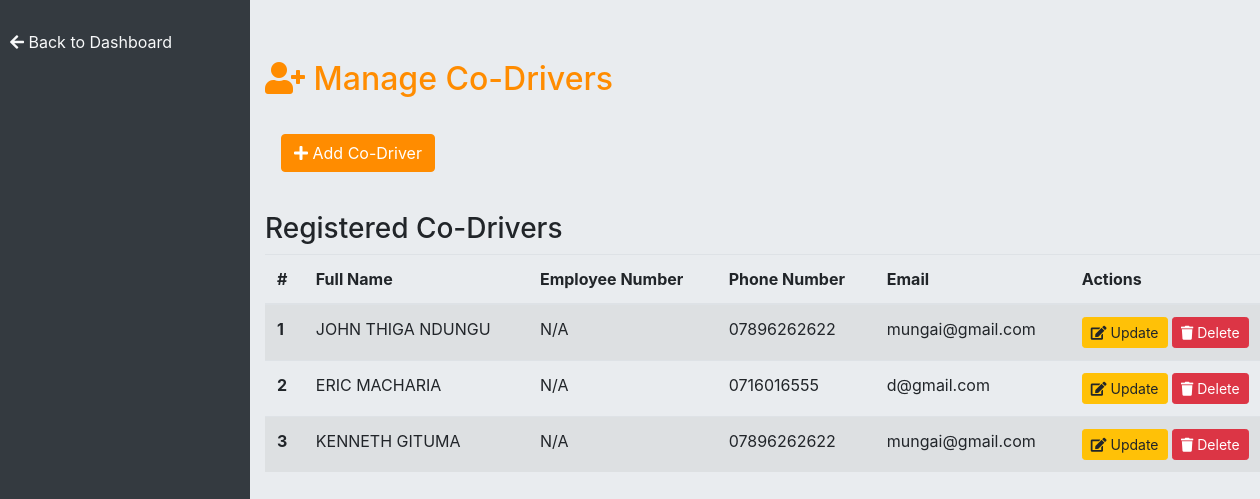
Page /add_co_driver.php on the committed database.
### tables this page shows
CREATE TABLE `co_drivers` (
  `id` int(10) UNSIGNED NOT NULL,
  `employee_number` varchar(100) NOT NULL,
  `full_name` varchar(100) NOT NULL,
  `phone_number` varchar(100) NOT NULL,
  `email` varchar(100) NOT NULL
);

### add_co_driver.php (the view, shortened to what this page needs)
<?php
include 'connection.php';
$co_drivers = [];
$result = $conn->query("SELECT * FROM co_drivers");
if ($result) {
    $co_drivers = $result->fetch_all(MYSQLI_ASSOC);
}
?>
<!DOCTYPE html>
<html lang="en">
<head>
    <link rel="stylesheet" href="https://stackpath.bootstrapcdn.com/bootstrap/4.5.2/css/bootstrap.min.css">
    <link rel="stylesheet" href="https://cdnjs.cloudflare.com/ajax/libs/font-awesome/5.15.3/css/all.min.css">
    <link rel="stylesheet" href="css/add_driver.css">
</head>
<body>
    <div class="sidebar">
        <a href="dashboard.php"><i class="fas fa-arrow-left"></i> Back to Dashboard</a>
    </div>
    <div class="container-fluid col-md-10" style="margin-left: 250px;">
        <h2><i class="fas fa-user-plus"></i> Manage Co-Drivers</h2>
        <div class="modal-body">
            <button type="button" class="btn btn-primary" data-toggle="modal" data-target="#addDriverModal">
                <i class="fas fa-plus"></i> Add Co-Driver
            </button>
        </div>
<div class="mt-4">
    <h3>Registered Co-Drivers</h3>
    <table class="table table-striped">
        <thead>
            <tr>
                <th scope="col">#</th>
                <th scope="col">Full Name</th>
                <th scope="col">Employee Number</th>
                <th scope="col">Phone Number</th>
                <th scope="col">Email</th>
                <th scope="col">Actions</th>
            </tr>
        </thead>
        <tbody>
            <?php if (!empty($co_drivers)): ?>
                <?php foreach ($co_drivers as $index => $co_driver): ?>
                    <tr>
                        <th scope="row"><?= $index + 1 ?></th>
                        <td><?= htmlspecialchars($co_driver['full_name']) ?></td>
                        <td><?= htmlspecialchars($co_driver['employee_number']) ?></td>
                        <td><?= htmlspecialchars($co_driver['phone_number']) ?></td>
                        <td><?= htmlspecialchars($co_driver['email']) ?></td>
                        <td>
                            <a href="update_co_driver.php?id=<?= $co_driver['id'] ?>" class="btn btn-warning btn-sm">
                                <i class="fas fa-edit"></i> Update
                            </a>
                            <a href="delete_co_driver.php?id=<?= $co_driver['id'] ?>" class="btn btn-danger btn-sm" onclick="return confirm('Are you sure you want to delete this co-driver?');">
                                <i class="fas fa-trash"></i> Delete
                            </a>
                        </td>
                    </tr>
                <?php endforeach; ?>
            <?php else: ?>
                <tr>
                    <td colspan="6" class="text-center">No Co-drivers registered yet.</td>
                </tr>
            <?php endif; ?>
        </tbody>
    </table>
</div>
    </div>
</body>
</html>

### css/add_driver.css (style rules this page uses)
body { background-color: #e9ecef; padding-top: 60px; }
h2 { color: #ff8c00; margin-bottom: 20px; }
.btn-primary { background-color: #ff8c00; border-color: #ff8c00; }
.sidebar { position: fixed; top: 0; left: 0; height: 100%; width: 250px; background-color: #343a40; padding-top: 20px; }
.sidebar a { display: block; padding: 10px; color: #f8f9fa; text-decoration: none; }

### rows in the picture
co_drivers: full_name "JOHN THIGA NDUNGU", employee_number "N/A", phone_number "07896262622", email "mungai@gmail.com"
co_drivers: full_name "ERIC MACHARIA", employee_number "N/A", phone_number "0716016555", email "d@gmail.com"
co_drivers: full_name "KENNETH GITUMA", employee_number "N/A", phone_number "07896262622", email "mungai@gmail.com"
